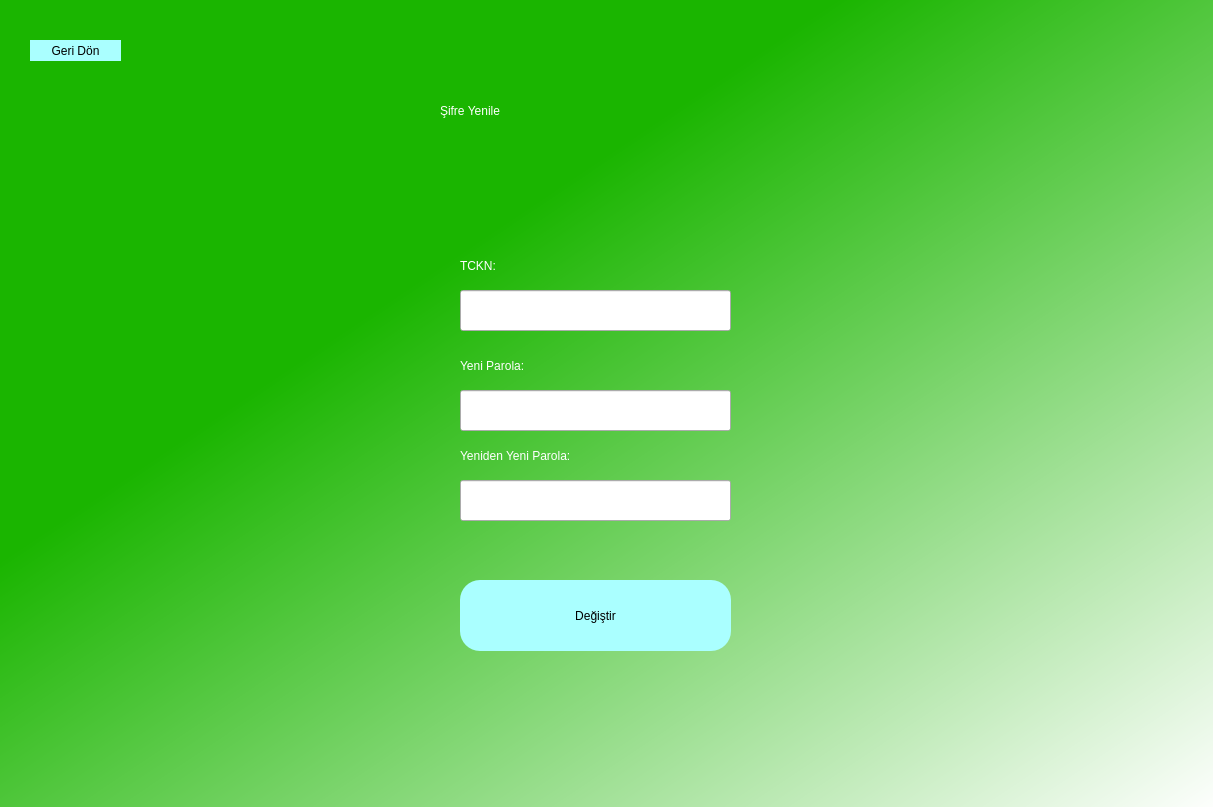
<?xml version="1.0" encoding="UTF-8"?>
<ui version="4.0">
 <class>Form</class>
 <widget class="QWidget" name="Form">
  <property name="geometry">
   <rect>
    <x>0</x>
    <y>0</y>
    <width>1213</width>
    <height>807</height>
   </rect>
  </property>
  <property name="windowTitle">
   <string>Form</string>
  </property>
  <widget class="QWidget" name="widget" native="true">
   <property name="geometry">
    <rect>
     <x>0</x>
     <y>-10</y>
     <width>1221</width>
     <height>821</height>
    </rect>
   </property>
   <property name="styleSheet">
    <string notr="true">QWidget#widget{
background-color: qlineargradient(spread:pad, x1:0, y1:0, x2:1, y2:1, stop:0.348259 rgba(26, 181, 0, 255), stop:1 rgba(255, 255, 255, 255));}</string>
   </property>
   <widget class="QLabel" name="label">
    <property name="geometry">
     <rect>
      <x>440</x>
      <y>50</y>
      <width>361</width>
      <height>141</height>
     </rect>
    </property>
    <property name="styleSheet">
     <string notr="true">font: 36pt &quot;MS Shell Dlg 2&quot;;color: rgb(255, 255, 255);
</string>
    </property>
    <property name="text">
     <string>Şifre Yenile</string>
    </property>
   </widget>
   <widget class="QPushButton" name="change">
    <property name="geometry">
     <rect>
      <x>460</x>
      <y>590</y>
      <width>271</width>
      <height>71</height>
     </rect>
    </property>
    <property name="styleSheet">
     <string notr="true">border-radius: 20px;
background-color: rgb(170,255,255);
font: 16pt &quot;MS Shell Dlg 2&quot;;</string>
    </property>
    <property name="text">
     <string>Değiştir</string>
    </property>
   </widget>
   <widget class="QLineEdit" name="tckn">
    <property name="geometry">
     <rect>
      <x>460</x>
      <y>300</y>
      <width>271</width>
      <height>41</height>
     </rect>
    </property>
   </widget>
   <widget class="QLineEdit" name="password">
    <property name="geometry">
     <rect>
      <x>460</x>
      <y>400</y>
      <width>271</width>
      <height>41</height>
     </rect>
    </property>
   </widget>
   <widget class="QLabel" name="label_3">
    <property name="geometry">
     <rect>
      <x>460</x>
      <y>260</y>
      <width>111</width>
      <height>31</height>
     </rect>
    </property>
    <property name="styleSheet">
     <string notr="true">color: rgb(255, 255, 255);
font: 10pt &quot;MS Shell Dlg 2&quot;;</string>
    </property>
    <property name="text">
     <string>TCKN:</string>
    </property>
   </widget>
   <widget class="QLabel" name="label_4">
    <property name="geometry">
     <rect>
      <x>460</x>
      <y>360</y>
      <width>111</width>
      <height>31</height>
     </rect>
    </property>
    <property name="styleSheet">
     <string notr="true">font: 10pt &quot;MS Shell Dlg 2&quot;;
color: white;</string>
    </property>
    <property name="text">
     <string>Yeni Parola:</string>
    </property>
   </widget>
   <widget class="QLabel" name="error">
    <property name="geometry">
     <rect>
      <x>460</x>
      <y>550</y>
      <width>271</width>
      <height>21</height>
     </rect>
    </property>
    <property name="styleSheet">
     <string notr="true">font: 10pt &quot;MS Shell Dlg 2&quot;;
color: red;</string>
    </property>
    <property name="text">
     <string/>
    </property>
   </widget>
   <widget class="QLineEdit" name="password_2">
    <property name="geometry">
     <rect>
      <x>460</x>
      <y>490</y>
      <width>271</width>
      <height>41</height>
     </rect>
    </property>
   </widget>
   <widget class="QLabel" name="label_5">
    <property name="geometry">
     <rect>
      <x>460</x>
      <y>450</y>
      <width>171</width>
      <height>31</height>
     </rect>
    </property>
    <property name="styleSheet">
     <string notr="true">font: 10pt &quot;MS Shell Dlg 2&quot;;
color: white;</string>
    </property>
    <property name="text">
     <string>Yeniden Yeni Parola:</string>
    </property>
   </widget>
   <widget class="QPushButton" name="turnback">
    <property name="geometry">
     <rect>
      <x>30</x>
      <y>50</y>
      <width>91</width>
      <height>21</height>
     </rect>
    </property>
    <property name="styleSheet">
     <string notr="true">border-radius: 20px;
font: 8pt &quot;MS Shell Dlg 2&quot;;
background-color: rgb(170,255,255);</string>
    </property>
    <property name="text">
     <string>Geri Dön</string>
    </property>
   </widget>
  </widget>
 </widget>
 <resources/>
 <connections/>
</ui>
